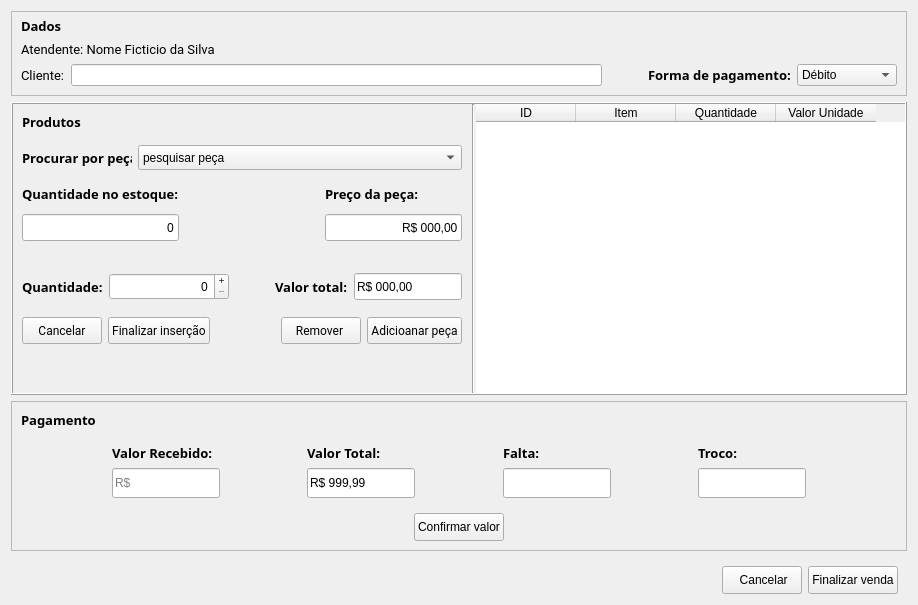
<?xml version="1.0" encoding="UTF-8"?>
<ui version="4.0">
 <class>Form</class>
 <widget class="QWidget" name="Form">
  <property name="geometry">
   <rect>
    <x>0</x>
    <y>0</y>
    <width>918</width>
    <height>605</height>
   </rect>
  </property>
  <property name="windowTitle">
   <string>Form</string>
  </property>
  <layout class="QVBoxLayout" name="verticalLayout_11">
   <item>
    <widget class="QFrame" name="frame_data">
     <property name="frameShape">
      <enum>QFrame::StyledPanel</enum>
     </property>
     <property name="frameShadow">
      <enum>QFrame::Raised</enum>
     </property>
     <layout class="QVBoxLayout" name="verticalLayout_6">
      <property name="topMargin">
       <number>5</number>
      </property>
      <item>
       <widget class="QLabel" name="label_13">
        <property name="font">
         <font>
          <family>Segoe UI Semilight</family>
          <pointsize>10</pointsize>
          <weight>75</weight>
          <bold>true</bold>
         </font>
        </property>
        <property name="text">
         <string>Dados</string>
        </property>
       </widget>
      </item>
      <item>
       <widget class="QLabel" name="label_12">
        <property name="font">
         <font>
          <family>Roboto</family>
          <pointsize>10</pointsize>
         </font>
        </property>
        <property name="text">
         <string>Atendente: Nome Ficticio da Silva</string>
        </property>
       </widget>
      </item>
      <item>
       <widget class="QFrame" name="frame_customer">
        <layout class="QHBoxLayout" name="horizontalLayout_3">
         <property name="leftMargin">
          <number>0</number>
         </property>
         <property name="topMargin">
          <number>0</number>
         </property>
         <property name="rightMargin">
          <number>0</number>
         </property>
         <property name="bottomMargin">
          <number>0</number>
         </property>
         <item>
          <layout class="QFormLayout" name="formLayout">
           <item row="0" column="0">
            <widget class="QLabel" name="customerLabel">
             <property name="font">
              <font>
               <family>Roboto</family>
               <pointsize>10</pointsize>
               <weight>50</weight>
               <bold>false</bold>
              </font>
             </property>
             <property name="text">
              <string>Cliente:</string>
             </property>
            </widget>
           </item>
           <item row="0" column="1">
            <widget class="QLineEdit" name="customer"/>
           </item>
          </layout>
         </item>
         <item>
          <spacer name="horizontalSpacer_3">
           <property name="orientation">
            <enum>Qt::Horizontal</enum>
           </property>
           <property name="sizeType">
            <enum>QSizePolicy::Preferred</enum>
           </property>
           <property name="sizeHint" stdset="0">
            <size>
             <width>40</width>
             <height>20</height>
            </size>
           </property>
          </spacer>
         </item>
         <item>
          <layout class="QHBoxLayout" name="horizontalLayout_2">
           <item>
            <widget class="QLabel" name="label_14">
             <property name="font">
              <font>
               <family>Segoe UI Semibold</family>
               <pointsize>10</pointsize>
               <weight>75</weight>
               <bold>true</bold>
              </font>
             </property>
             <property name="text">
              <string>Forma de pagamento:</string>
             </property>
            </widget>
           </item>
           <item>
            <widget class="QComboBox" name="comboBox_2">
             <property name="minimumSize">
              <size>
               <width>100</width>
               <height>0</height>
              </size>
             </property>
             <item>
              <property name="text">
               <string>Débito</string>
              </property>
             </item>
             <item>
              <property name="text">
               <string>Crédito</string>
              </property>
             </item>
            </widget>
           </item>
          </layout>
         </item>
        </layout>
       </widget>
      </item>
     </layout>
    </widget>
   </item>
   <item>
    <widget class="QFrame" name="frame_productsData">
     <property name="frameShape">
      <enum>QFrame::Box</enum>
     </property>
     <property name="frameShadow">
      <enum>QFrame::Raised</enum>
     </property>
     <layout class="QHBoxLayout" name="horizontalLayout_9">
      <property name="spacing">
       <number>1</number>
      </property>
      <property name="leftMargin">
       <number>0</number>
      </property>
      <property name="topMargin">
       <number>0</number>
      </property>
      <property name="rightMargin">
       <number>0</number>
      </property>
      <property name="bottomMargin">
       <number>0</number>
      </property>
      <item>
       <widget class="QFrame" name="frame_addProduct">
        <layout class="QVBoxLayout" name="verticalLayout_10">
         <item>
          <widget class="QLabel" name="label_9">
           <property name="minimumSize">
            <size>
             <width>0</width>
             <height>0</height>
            </size>
           </property>
           <property name="baseSize">
            <size>
             <width>0</width>
             <height>0</height>
            </size>
           </property>
           <property name="font">
            <font>
             <family>Segoe UI Semilight</family>
             <pointsize>10</pointsize>
             <weight>75</weight>
             <bold>true</bold>
            </font>
           </property>
           <property name="lineWidth">
            <number>0</number>
           </property>
           <property name="text">
            <string>Produtos</string>
           </property>
           <property name="scaledContents">
            <bool>false</bool>
           </property>
           <property name="alignment">
            <set>Qt::AlignLeading|Qt::AlignLeft|Qt::AlignTop</set>
           </property>
           <property name="indent">
            <number>-1</number>
           </property>
          </widget>
         </item>
         <item>
          <spacer name="verticalSpacer">
           <property name="orientation">
            <enum>Qt::Vertical</enum>
           </property>
           <property name="sizeType">
            <enum>QSizePolicy::Expanding</enum>
           </property>
           <property name="sizeHint" stdset="0">
            <size>
             <width>20</width>
             <height>18</height>
            </size>
           </property>
          </spacer>
         </item>
         <item>
          <widget class="QFrame" name="frame_10">
           <property name="frameShape">
            <enum>QFrame::NoFrame</enum>
           </property>
           <property name="frameShadow">
            <enum>QFrame::Raised</enum>
           </property>
           <layout class="QHBoxLayout" name="horizontalLayout">
            <property name="leftMargin">
             <number>0</number>
            </property>
            <property name="topMargin">
             <number>0</number>
            </property>
            <property name="rightMargin">
             <number>0</number>
            </property>
            <property name="bottomMargin">
             <number>0</number>
            </property>
            <item>
             <widget class="QLabel" name="label_10">
              <property name="maximumSize">
               <size>
                <width>110</width>
                <height>16777215</height>
               </size>
              </property>
              <property name="font">
               <font>
                <family>Segoe UI Semibold</family>
                <pointsize>10</pointsize>
                <weight>75</weight>
                <bold>true</bold>
               </font>
              </property>
              <property name="text">
               <string>Procurar por peça:</string>
              </property>
              <property name="scaledContents">
               <bool>false</bool>
              </property>
              <property name="margin">
               <number>0</number>
              </property>
             </widget>
            </item>
            <item>
             <widget class="QComboBox" name="comboBox">
              <property name="minimumSize">
               <size>
                <width>0</width>
                <height>25</height>
               </size>
              </property>
              <property name="font">
               <font>
                <pointsize>9</pointsize>
               </font>
              </property>
              <item>
               <property name="text">
                <string>pesquisar peça</string>
               </property>
              </item>
              <item>
               <property name="text">
                <string>bbbb</string>
               </property>
              </item>
             </widget>
            </item>
           </layout>
          </widget>
         </item>
         <item>
          <spacer name="verticalSpacer_4">
           <property name="orientation">
            <enum>Qt::Vertical</enum>
           </property>
           <property name="sizeType">
            <enum>QSizePolicy::Expanding</enum>
           </property>
           <property name="sizeHint" stdset="0">
            <size>
             <width>20</width>
             <height>18</height>
            </size>
           </property>
          </spacer>
         </item>
         <item>
          <widget class="QFrame" name="frame_productData">
           <layout class="QHBoxLayout" name="horizontalLayout_10">
            <property name="leftMargin">
             <number>0</number>
            </property>
            <property name="topMargin">
             <number>0</number>
            </property>
            <property name="rightMargin">
             <number>0</number>
            </property>
            <property name="bottomMargin">
             <number>0</number>
            </property>
            <item>
             <layout class="QVBoxLayout" name="verticalLayout_3">
              <property name="spacing">
               <number>11</number>
              </property>
              <item>
               <widget class="QLabel" name="label_18">
                <property name="font">
                 <font>
                  <family>Segoe UI Semibold</family>
                  <pointsize>10</pointsize>
                  <weight>75</weight>
                  <bold>true</bold>
                 </font>
                </property>
                <property name="text">
                 <string>Quantidade no estoque:</string>
                </property>
               </widget>
              </item>
              <item>
               <widget class="QLineEdit" name="lineEdit_3">
                <property name="minimumSize">
                 <size>
                  <width>0</width>
                  <height>27</height>
                 </size>
                </property>
                <property name="font">
                 <font>
                  <pointsize>9</pointsize>
                 </font>
                </property>
                <property name="text">
                 <string>0</string>
                </property>
                <property name="alignment">
                 <set>Qt::AlignRight|Qt::AlignTrailing|Qt::AlignVCenter</set>
                </property>
                <property name="readOnly">
                 <bool>true</bool>
                </property>
               </widget>
              </item>
             </layout>
            </item>
            <item>
             <spacer name="horizontalSpacer_4">
              <property name="orientation">
               <enum>Qt::Horizontal</enum>
              </property>
              <property name="sizeType">
               <enum>QSizePolicy::Expanding</enum>
              </property>
              <property name="sizeHint" stdset="0">
               <size>
                <width>140</width>
                <height>20</height>
               </size>
              </property>
             </spacer>
            </item>
            <item>
             <layout class="QVBoxLayout" name="verticalLayout_4">
              <property name="spacing">
               <number>11</number>
              </property>
              <item>
               <widget class="QLabel" name="label_19">
                <property name="font">
                 <font>
                  <family>Segoe UI Semibold</family>
                  <pointsize>10</pointsize>
                  <weight>75</weight>
                  <bold>true</bold>
                 </font>
                </property>
                <property name="text">
                 <string>Preço da peça:</string>
                </property>
               </widget>
              </item>
              <item>
               <widget class="QLineEdit" name="lineEdit_4">
                <property name="minimumSize">
                 <size>
                  <width>0</width>
                  <height>27</height>
                 </size>
                </property>
                <property name="font">
                 <font>
                  <pointsize>9</pointsize>
                 </font>
                </property>
                <property name="text">
                 <string>R$ 000,00</string>
                </property>
                <property name="alignment">
                 <set>Qt::AlignRight|Qt::AlignTrailing|Qt::AlignVCenter</set>
                </property>
                <property name="readOnly">
                 <bool>true</bool>
                </property>
               </widget>
              </item>
             </layout>
            </item>
           </layout>
          </widget>
         </item>
         <item>
          <spacer name="verticalSpacer_2">
           <property name="orientation">
            <enum>Qt::Vertical</enum>
           </property>
           <property name="sizeType">
            <enum>QSizePolicy::Preferred</enum>
           </property>
           <property name="sizeHint" stdset="0">
            <size>
             <width>20</width>
             <height>18</height>
            </size>
           </property>
          </spacer>
         </item>
         <item>
          <widget class="QFrame" name="frame">
           <layout class="QVBoxLayout" name="verticalLayout">
            <property name="spacing">
             <number>8</number>
            </property>
            <property name="leftMargin">
             <number>0</number>
            </property>
            <property name="rightMargin">
             <number>0</number>
            </property>
            <item>
             <widget class="QFrame" name="frame_productQuantify">
              <layout class="QHBoxLayout" name="horizontalLayout_8">
               <property name="leftMargin">
                <number>0</number>
               </property>
               <property name="rightMargin">
                <number>0</number>
               </property>
               <item>
                <layout class="QHBoxLayout" name="horizontalLayout_6">
                 <property name="leftMargin">
                  <number>0</number>
                 </property>
                 <item>
                  <widget class="QLabel" name="label_15">
                   <property name="minimumSize">
                    <size>
                     <width>0</width>
                     <height>0</height>
                    </size>
                   </property>
                   <property name="maximumSize">
                    <size>
                     <width>16777215</width>
                     <height>16777215</height>
                    </size>
                   </property>
                   <property name="font">
                    <font>
                     <family>Segoe UI Semibold</family>
                     <pointsize>10</pointsize>
                     <weight>75</weight>
                     <bold>true</bold>
                    </font>
                   </property>
                   <property name="text">
                    <string>Quantidade:</string>
                   </property>
                   <property name="scaledContents">
                    <bool>false</bool>
                   </property>
                   <property name="margin">
                    <number>0</number>
                   </property>
                   <property name="indent">
                    <number>-1</number>
                   </property>
                  </widget>
                 </item>
                 <item>
                  <widget class="QSpinBox" name="spinBox">
                   <property name="minimumSize">
                    <size>
                     <width>120</width>
                     <height>27</height>
                    </size>
                   </property>
                   <property name="font">
                    <font>
                     <pointsize>9</pointsize>
                    </font>
                   </property>
                   <property name="layoutDirection">
                    <enum>Qt::LeftToRight</enum>
                   </property>
                   <property name="alignment">
                    <set>Qt::AlignRight|Qt::AlignTrailing|Qt::AlignVCenter</set>
                   </property>
                   <property name="buttonSymbols">
                    <enum>QAbstractSpinBox::PlusMinus</enum>
                   </property>
                   <property name="maximum">
                    <number>999</number>
                   </property>
                  </widget>
                 </item>
                </layout>
               </item>
               <item>
                <spacer name="horizontalSpacer_2">
                 <property name="orientation">
                  <enum>Qt::Horizontal</enum>
                 </property>
                 <property name="sizeHint" stdset="0">
                  <size>
                   <width>40</width>
                   <height>20</height>
                  </size>
                 </property>
                </spacer>
               </item>
               <item>
                <layout class="QHBoxLayout" name="horizontalLayout_7">
                 <item>
                  <widget class="QLabel" name="label_16">
                   <property name="font">
                    <font>
                     <family>Segoe UI Semibold</family>
                     <pointsize>10</pointsize>
                     <weight>75</weight>
                     <bold>true</bold>
                    </font>
                   </property>
                   <property name="text">
                    <string>Valor total:</string>
                   </property>
                  </widget>
                 </item>
                 <item>
                  <widget class="QLineEdit" name="lineEdit_2">
                   <property name="minimumSize">
                    <size>
                     <width>0</width>
                     <height>27</height>
                    </size>
                   </property>
                   <property name="font">
                    <font>
                     <pointsize>9</pointsize>
                    </font>
                   </property>
                   <property name="text">
                    <string>R$ 000,00</string>
                   </property>
                   <property name="readOnly">
                    <bool>true</bool>
                   </property>
                  </widget>
                 </item>
                </layout>
               </item>
              </layout>
             </widget>
            </item>
            <item>
             <widget class="QFrame" name="frame_cancelInsert">
              <layout class="QHBoxLayout" name="horizontalLayout_5">
               <property name="leftMargin">
                <number>0</number>
               </property>
               <property name="topMargin">
                <number>0</number>
               </property>
               <property name="rightMargin">
                <number>0</number>
               </property>
               <property name="bottomMargin">
                <number>0</number>
               </property>
               <item>
                <widget class="QPushButton" name="pushButton_5">
                 <property name="minimumSize">
                  <size>
                   <width>0</width>
                   <height>27</height>
                  </size>
                 </property>
                 <property name="font">
                  <font>
                   <family>Roboto</family>
                   <pointsize>9</pointsize>
                  </font>
                 </property>
                 <property name="text">
                  <string>Cancelar</string>
                 </property>
                </widget>
               </item>
               <item>
                <widget class="QPushButton" name="pushButton_6">
                 <property name="minimumSize">
                  <size>
                   <width>0</width>
                   <height>27</height>
                  </size>
                 </property>
                 <property name="font">
                  <font>
                   <family>Roboto</family>
                   <pointsize>9</pointsize>
                  </font>
                 </property>
                 <property name="text">
                  <string>Finalizar inserção</string>
                 </property>
                </widget>
               </item>
               <item>
                <spacer name="horizontalSpacer">
                 <property name="orientation">
                  <enum>Qt::Horizontal</enum>
                 </property>
                 <property name="sizeType">
                  <enum>QSizePolicy::Expanding</enum>
                 </property>
                 <property name="sizeHint" stdset="0">
                  <size>
                   <width>54</width>
                   <height>20</height>
                  </size>
                 </property>
                </spacer>
               </item>
               <item>
                <widget class="QPushButton" name="pushButton_3">
                 <property name="minimumSize">
                  <size>
                   <width>0</width>
                   <height>27</height>
                  </size>
                 </property>
                 <property name="font">
                  <font>
                   <family>Roboto</family>
                   <pointsize>9</pointsize>
                  </font>
                 </property>
                 <property name="text">
                  <string>Remover </string>
                 </property>
                </widget>
               </item>
               <item>
                <widget class="QPushButton" name="pushButton_4">
                 <property name="minimumSize">
                  <size>
                   <width>0</width>
                   <height>27</height>
                  </size>
                 </property>
                 <property name="font">
                  <font>
                   <family>Roboto</family>
                   <pointsize>9</pointsize>
                  </font>
                 </property>
                 <property name="text">
                  <string>Adicioanar peça</string>
                 </property>
                </widget>
               </item>
              </layout>
             </widget>
            </item>
           </layout>
          </widget>
         </item>
         <item>
          <spacer name="verticalSpacer_3">
           <property name="orientation">
            <enum>Qt::Vertical</enum>
           </property>
           <property name="sizeType">
            <enum>QSizePolicy::Expanding</enum>
           </property>
           <property name="sizeHint" stdset="0">
            <size>
             <width>20</width>
             <height>40</height>
            </size>
           </property>
          </spacer>
         </item>
        </layout>
       </widget>
      </item>
      <item>
       <widget class="Line" name="line">
        <property name="orientation">
         <enum>Qt::Vertical</enum>
        </property>
       </widget>
      </item>
      <item>
       <widget class="QTableWidget" name="tableWidget">
        <property name="frameShape">
         <enum>QFrame::NoFrame</enum>
        </property>
        <column>
         <property name="text">
          <string>ID</string>
         </property>
        </column>
        <column>
         <property name="text">
          <string>Item</string>
         </property>
        </column>
        <column>
         <property name="text">
          <string>Quantidade</string>
         </property>
        </column>
        <column>
         <property name="text">
          <string>Valor Unidade</string>
         </property>
        </column>
       </widget>
      </item>
     </layout>
    </widget>
   </item>
   <item>
    <widget class="QFrame" name="frame_payment">
     <property name="frameShape">
      <enum>QFrame::StyledPanel</enum>
     </property>
     <property name="frameShadow">
      <enum>QFrame::Raised</enum>
     </property>
     <layout class="QVBoxLayout" name="verticalLayout_9">
      <item>
       <widget class="QLabel" name="label_17">
        <property name="font">
         <font>
          <family>Segoe UI Semilight</family>
          <pointsize>10</pointsize>
          <weight>75</weight>
          <bold>true</bold>
         </font>
        </property>
        <property name="text">
         <string>Pagamento</string>
        </property>
       </widget>
      </item>
      <item>
       <widget class="QFrame" name="frame_paymentData">
        <layout class="QHBoxLayout" name="horizontalLayout_4">
         <item>
          <spacer name="horizontalSpacer_12">
           <property name="orientation">
            <enum>Qt::Horizontal</enum>
           </property>
           <property name="sizeHint" stdset="0">
            <size>
             <width>40</width>
             <height>20</height>
            </size>
           </property>
          </spacer>
         </item>
         <item>
          <layout class="QVBoxLayout" name="verticalLayout_2">
           <item>
            <widget class="QLabel" name="label_11">
             <property name="font">
              <font>
               <family>Segoe UI Semibold</family>
               <pointsize>10</pointsize>
               <weight>75</weight>
               <bold>true</bold>
              </font>
             </property>
             <property name="text">
              <string>Valor Recebido:</string>
             </property>
            </widget>
           </item>
           <item>
            <widget class="QLineEdit" name="lineEdit">
             <property name="minimumSize">
              <size>
               <width>0</width>
               <height>30</height>
              </size>
             </property>
             <property name="font">
              <font>
               <pointsize>9</pointsize>
              </font>
             </property>
             <property name="placeholderText">
              <string>R$</string>
             </property>
            </widget>
           </item>
          </layout>
         </item>
         <item>
          <spacer name="horizontalSpacer_6">
           <property name="orientation">
            <enum>Qt::Horizontal</enum>
           </property>
           <property name="sizeHint" stdset="0">
            <size>
             <width>40</width>
             <height>20</height>
            </size>
           </property>
          </spacer>
         </item>
         <item>
          <layout class="QVBoxLayout" name="verticalLayout_7">
           <item>
            <widget class="QLabel" name="label_21">
             <property name="font">
              <font>
               <family>Segoe UI Semibold</family>
               <pointsize>10</pointsize>
               <weight>75</weight>
               <bold>true</bold>
              </font>
             </property>
             <property name="text">
              <string>Valor Total:</string>
             </property>
            </widget>
           </item>
           <item>
            <widget class="QLineEdit" name="lineEdit_6">
             <property name="minimumSize">
              <size>
               <width>0</width>
               <height>30</height>
              </size>
             </property>
             <property name="font">
              <font>
               <pointsize>9</pointsize>
              </font>
             </property>
             <property name="text">
              <string>R$ 999,99</string>
             </property>
             <property name="readOnly">
              <bool>true</bool>
             </property>
            </widget>
           </item>
          </layout>
         </item>
         <item>
          <spacer name="horizontalSpacer_7">
           <property name="orientation">
            <enum>Qt::Horizontal</enum>
           </property>
           <property name="sizeHint" stdset="0">
            <size>
             <width>40</width>
             <height>20</height>
            </size>
           </property>
          </spacer>
         </item>
         <item>
          <layout class="QVBoxLayout" name="verticalLayout_8">
           <item>
            <widget class="QLabel" name="label_22">
             <property name="font">
              <font>
               <family>Segoe UI Semibold</family>
               <pointsize>10</pointsize>
               <weight>75</weight>
               <bold>true</bold>
              </font>
             </property>
             <property name="text">
              <string>Falta:</string>
             </property>
            </widget>
           </item>
           <item>
            <widget class="QLineEdit" name="lineEdit_7">
             <property name="minimumSize">
              <size>
               <width>0</width>
               <height>30</height>
              </size>
             </property>
            </widget>
           </item>
          </layout>
         </item>
         <item>
          <spacer name="horizontalSpacer_8">
           <property name="orientation">
            <enum>Qt::Horizontal</enum>
           </property>
           <property name="sizeHint" stdset="0">
            <size>
             <width>40</width>
             <height>20</height>
            </size>
           </property>
          </spacer>
         </item>
         <item>
          <layout class="QVBoxLayout" name="verticalLayout_5">
           <item>
            <widget class="QLabel" name="label_20">
             <property name="font">
              <font>
               <family>Segoe UI Semibold</family>
               <pointsize>10</pointsize>
               <weight>75</weight>
               <bold>true</bold>
              </font>
             </property>
             <property name="text">
              <string>Troco:</string>
             </property>
            </widget>
           </item>
           <item>
            <widget class="QLineEdit" name="lineEdit_5">
             <property name="minimumSize">
              <size>
               <width>0</width>
               <height>30</height>
              </size>
             </property>
            </widget>
           </item>
          </layout>
         </item>
         <item>
          <spacer name="horizontalSpacer_9">
           <property name="orientation">
            <enum>Qt::Horizontal</enum>
           </property>
           <property name="sizeHint" stdset="0">
            <size>
             <width>40</width>
             <height>20</height>
            </size>
           </property>
          </spacer>
         </item>
        </layout>
       </widget>
      </item>
      <item>
       <layout class="QHBoxLayout" name="horizontalLayout_11">
        <item>
         <spacer name="horizontalSpacer_10">
          <property name="orientation">
           <enum>Qt::Horizontal</enum>
          </property>
          <property name="sizeHint" stdset="0">
           <size>
            <width>40</width>
            <height>20</height>
           </size>
          </property>
         </spacer>
        </item>
        <item>
         <widget class="QPushButton" name="pushButton_7">
          <property name="minimumSize">
           <size>
            <width>0</width>
            <height>28</height>
           </size>
          </property>
          <property name="text">
           <string>Confirmar valor</string>
          </property>
         </widget>
        </item>
        <item>
         <spacer name="horizontalSpacer_11">
          <property name="orientation">
           <enum>Qt::Horizontal</enum>
          </property>
          <property name="sizeHint" stdset="0">
           <size>
            <width>40</width>
            <height>20</height>
           </size>
          </property>
         </spacer>
        </item>
       </layout>
      </item>
     </layout>
    </widget>
   </item>
   <item>
    <widget class="QFrame" name="frame_finishButtons">
     <layout class="QHBoxLayout" name="horizontalLayout_12">
      <property name="bottomMargin">
       <number>0</number>
      </property>
      <item>
       <spacer name="horizontalSpacer_5">
        <property name="orientation">
         <enum>Qt::Horizontal</enum>
        </property>
        <property name="sizeHint" stdset="0">
         <size>
          <width>40</width>
          <height>20</height>
         </size>
        </property>
       </spacer>
      </item>
      <item>
       <widget class="QPushButton" name="pushButton_2">
        <property name="minimumSize">
         <size>
          <width>0</width>
          <height>28</height>
         </size>
        </property>
        <property name="text">
         <string> Cancelar</string>
        </property>
       </widget>
      </item>
      <item>
       <widget class="QPushButton" name="pushButton">
        <property name="minimumSize">
         <size>
          <width>0</width>
          <height>28</height>
         </size>
        </property>
        <property name="text">
         <string>Finalizar venda</string>
        </property>
       </widget>
      </item>
     </layout>
    </widget>
   </item>
  </layout>
 </widget>
 <resources/>
 <connections/>
</ui>
